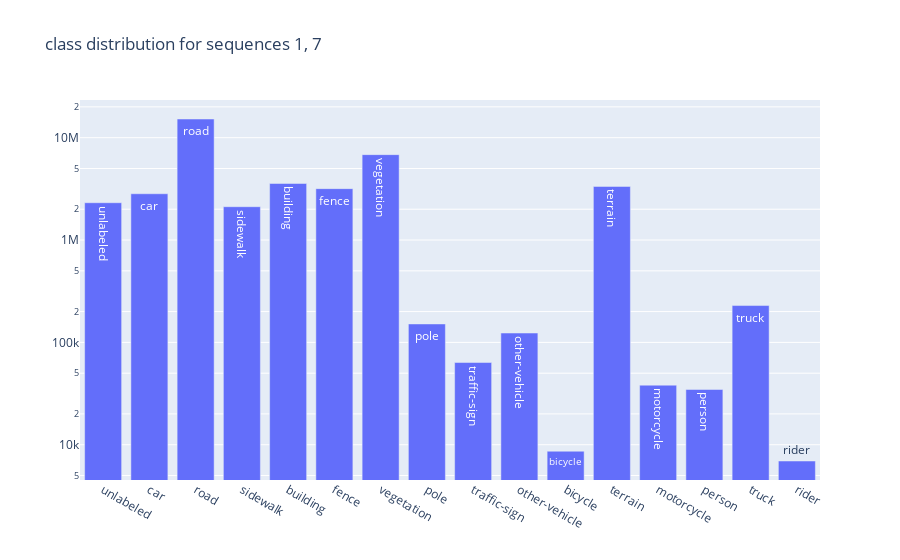

Notebook cell for this chart:
### Code cell
graph_class_distro(one_seven, "class distribution for sequences 1, 7")

### Figure 1 — Plotly figure (JSON) as saved in the notebook; plotly's stock layout.template omitted (floating-point values rounded to 4 significant figures)
{"data": [{"text": ["unlabeled", "car", "road", "sidewalk", "building", "fence", "vegetation", "pole", "traffic-sign", "other-vehicle", "bicycle", "terrain", "motorcycle", "person", "truck", "rider"], "type": "bar", "x": ["unlabeled", "car", "road", "sidewalk", "building", "fence", "vegetation", "pole", "traffic-sign", "other-vehicle", "bicycle", "terrain", "motorcycle", "person", "truck", "rider"], "y": [2314386, 2832674, 15223004, 2116227, 3568215, 3177567, 6829648, 151412, 63568, 123470, 8643, 3339700, 38199, 34662, 229029, 6937]}], "layout": {"autosize": false, "showlegend": false, "title": {"text": "class distribution for sequences 1, 7"}, "yaxis": {"type": "log"}}}
